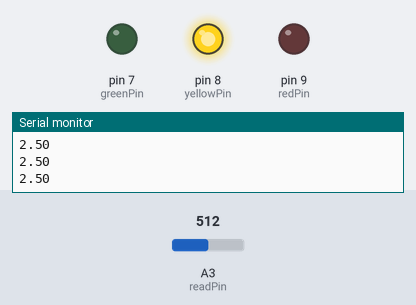
The sketch below on a simulated Arduino Uno, built with avr-gcc and run on an emulated ATmega328P. Parts: output pins drawn as LEDs (lit = HIGH), the last lines printed to the serial monitor. The test bench sets the inputs (shaded band); at power-on: A3 (readPin) = 512.

Above: at 1.3 s.
1.4 s: A3 (readPin) set to 421
2.9 s: A3 (readPin) set to 400
At 3.5 s:
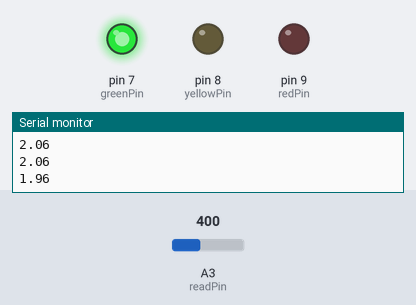
4.5 s: A3 (readPin) set to 900
At 5.7 s:
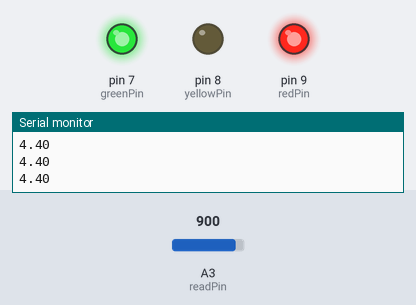
6.0 s: A3 (readPin) set to 831
7.5 s: A3 (readPin) set to 808
At 8.3 s:
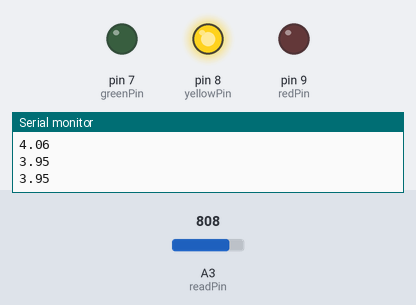
9.0 s: A3 (readPin) set to 306
At 9.5 s:
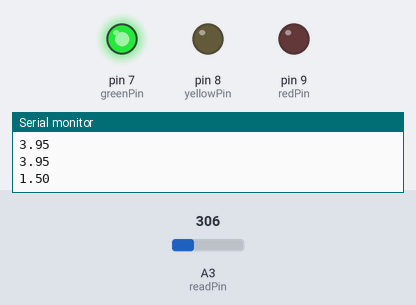
Timing chart, 0 to 11.5 s (numbered marks = the images above; inputs shaded):
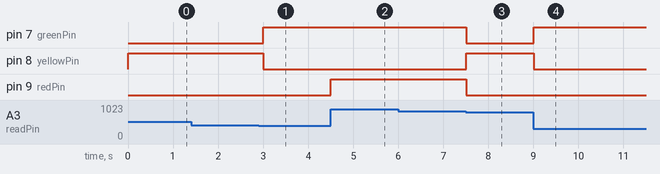

The sketch:

007_led_if_voltage_on_potentiometer.ino
```cpp
int readPin=A3;
int greenPin=7;
int yellowPin=8;
int redPin=9;
int readVal;
float voltage;
int pause=500;

void setup() {
  // put your setup code here, to run once:
  Serial.begin(9600);
  pinMode(readPin,INPUT);
  pinMode(redPin,OUTPUT);
  pinMode(yellowPin,OUTPUT);
  pinMode(greenPin,OUTPUT);
}

void loop() {
  // put your main code here, to run repeatedly:
  readVal=analogRead(readPin);
  voltage=(5./1023.)*readVal;
  Serial.println(voltage);
    if(voltage>4.0){
      digitalWrite(redPin,HIGH);
      digitalWrite(yellowPin,LOW);
    }else if(voltage>2.0){
      digitalWrite(yellowPin,HIGH);
      digitalWrite(greenPin,LOW);
      digitalWrite(redPin,LOW);
    }else{
      digitalWrite(greenPin,HIGH);
      digitalWrite(yellowPin,LOW);
      digitalWrite(redPin,LOW);
    }
  delay(pause);
}
```

Measured:
- the behaviour switches between 410 and 409 on A3 (readPin) (found by bisection; images 0 and 1)
- the behaviour switches between 819 and 818 on A3 (readPin) (found by bisection; images 2 and 3)
- after the input at 2.9 s, pin 7 (greenPin): LOW → HIGH after 0.10 s; pin 8 (yellowPin): HIGH → LOW after 0.10 s
- after the input at 4.5 s, pin 9 (redPin): LOW → HIGH at once
- after the input at 7.5 s, pin 7 (greenPin), pin 9 (redPin): HIGH → LOW at once; pin 8 (yellowPin): LOW → HIGH at once
- after the input at 9.0 s, pin 7 (greenPin): LOW → HIGH at once; pin 8 (yellowPin): HIGH → LOW at once
